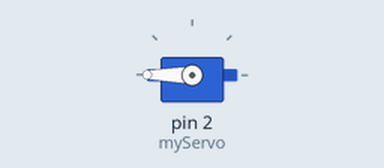
This sketch was run on a simulated Arduino Uno, built with avr-gcc and run on an emulated ATmega328P. Parts: servo.

Above: at 0.05 s.
At 1.05 s:
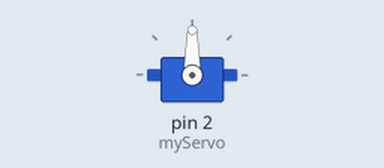
At 2.0 s:
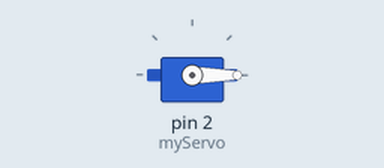
Timing chart, 0 to 4.6 s (numbered marks = the images above):
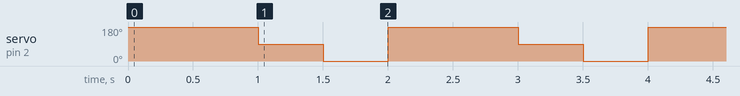

Measured:
- by itself, servo on pin 2 (myServo): repeats every 2.0 s: 0° 0.50 s, 180° 1.0 s, 90° 0.50 s

The sketch:

servo_myidea.ino
```cpp
#include <Servo.h>
Servo myServo;
int delayTime = 500;
void setup() {
  myServo.attach(2);

}

void loop() {
  myServo.write(180);
  delay(delayTime);

  myServo.write(180);
  delay(delayTime);

  myServo.write(90);
  delay(delayTime);
  myServo.write(0);
  delay(delayTime);


}
```
